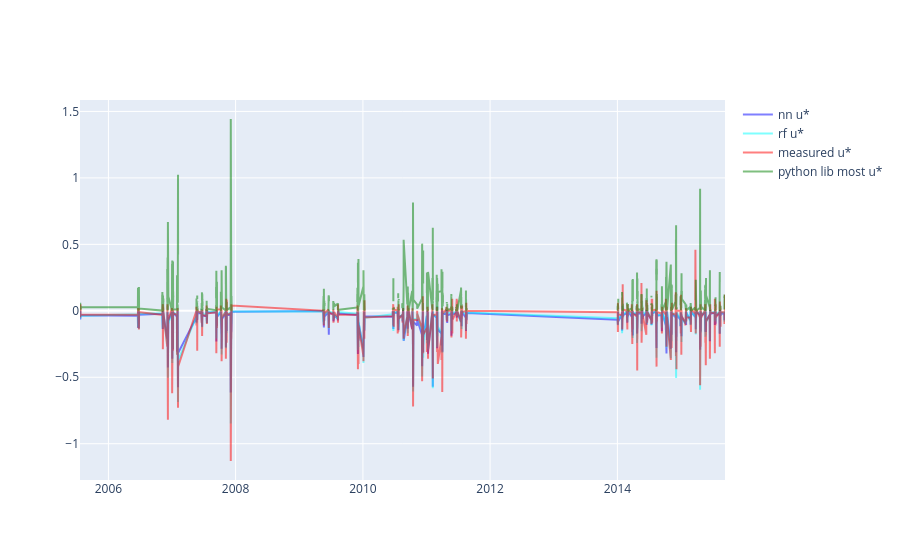

Here is the notebook cell this chart was saved with:
### Code cell
#
# ann scaled value params for friction velocity read in above
#
predTrace1= go.Scatter(
    x =  pred.index,
    y =  pred[predictand1 + '-neural_network']*scaleUstar + meanUstar,
    name = "nn u*",
    line = dict(color = 'blue'),
    connectgaps = False,
    opacity = 0.5)

predTrace2= go.Scatter(
    x =  pred.index,
    y =  pred[exact_predictand1],
    name = "measured u*",
    line = dict(color = 'red'),
    connectgaps = False,
    opacity = 0.5)

predTrace3= go.Scatter(
    x =  pred.index,
    y =  pred[predictand1 + mo_version],
    name = "python lib most u*",
    line = dict(color = 'green'),
    connectgaps = False,
    opacity = 0.5)

# predTrace4= go.Scatter(
#     x =  pred.index,
#     y =  pred['MOSTustar'],
#     name = "jupyter nb most u*",
#     line = dict(color = 'gold'),
#     connectgaps = False,
#     opacity = 0.5)

predTrace1b= go.Scatter(
    x =  pred.index,
    y =  pred[predictand1 + '-random_forest'],
    name = "rf u*",
    line = dict(color = 'cyan'),
    connectgaps = False,
    opacity = 0.5)

data = [predTrace1, predTrace1b, predTrace2, predTrace3]#, predTrace4]
plotly.offline.iplot(data, filename='basic-line-plot')
layout = timeSeriesLayout

### Figure 1 — Plotly figure (JSON) as saved in the notebook; plotly's stock layout.template omitted (floating-point values rounded to 4 significant figures; data arrays with more than 128 entries replaced by an {"elided": "..."} marker saying what was removed)
{"data": [{"connectgaps": false, "line": {"color": "blue"}, "name": "nn u*", "opacity": 0.5, "type": "scatter", "x": {"elided": "15276 str values"}, "y": {"elided": "15276 float values"}}, {"connectgaps": false, "line": {"color": "cyan"}, "name": "rf u*", "opacity": 0.5, "type": "scatter", "x": {"elided": "15276 str values"}, "y": {"elided": "15276 float values"}}, {"connectgaps": false, "line": {"color": "red"}, "name": "measured u*", "opacity": 0.5, "type": "scatter", "x": {"elided": "15276 str values"}, "y": {"elided": "15276 float values"}}, {"connectgaps": false, "line": {"color": "green"}, "name": "python lib most u*", "opacity": 0.5, "type": "scatter", "x": {"elided": "15276 str values"}, "y": {"elided": "15276 float values"}}], "layout": {}}
